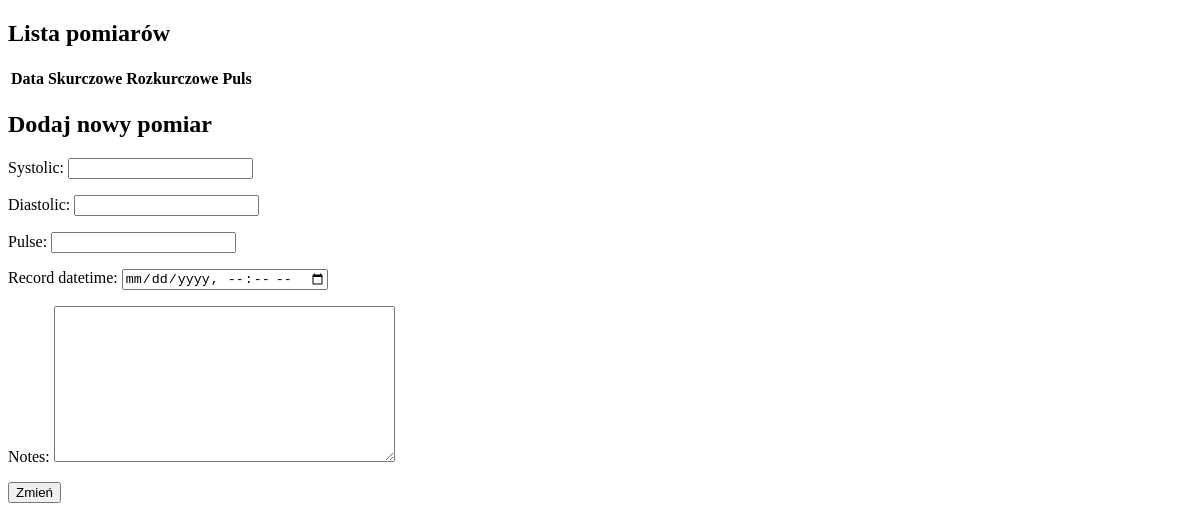
The page /bloodpressures/ (signed in) on the database as committed earlier.
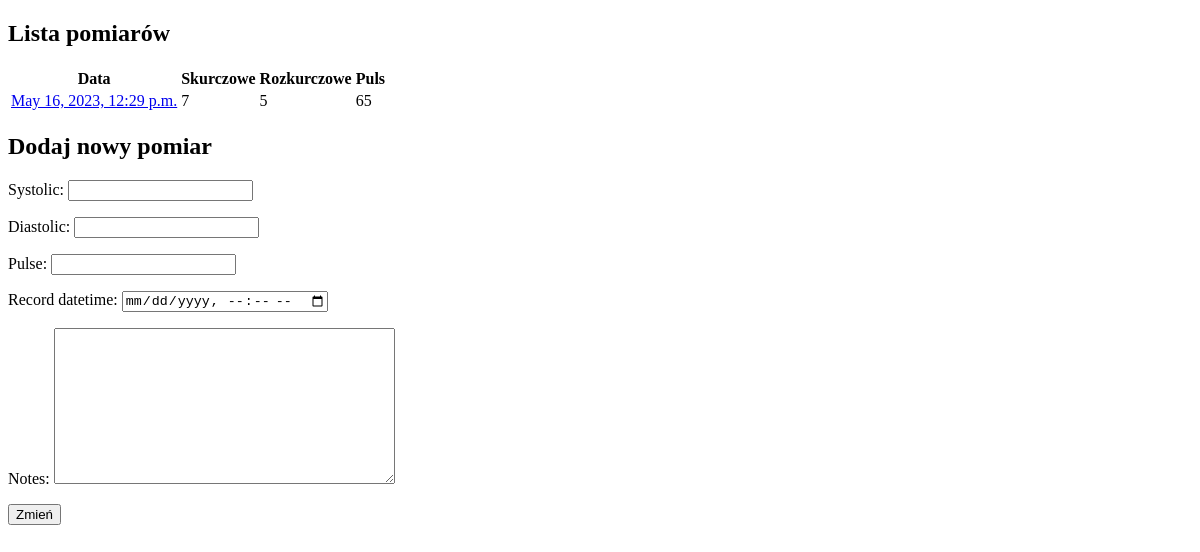
The same page on the database as committed later.
### bloodpressures/models.py (models this page shows)
class BloodPressure(models.Model):
    user = models.ForeignKey('auth.User', on_delete=models.CASCADE)
    systolic = models.PositiveSmallIntegerField()
    diastolic = models.PositiveSmallIntegerField()
    pulse = models.PositiveSmallIntegerField()
    record_datetime = models.DateTimeField()
    notes = models.TextField(null=True, blank=True)

### bloodpressures/views.py (the view, shortened to what this page needs)
# urls.py: path('', bloodpressures_list, name="list"),
@login_required
def bloodpressures_list(request):
    bloodpressures = BloodPressure.objects.filter(user=request.user)
    form = BloodPressureForm()
    return render(request, "bloodpressures/list.html", {'bloodpressures': bloodpressures, 'form': form})

### bloodpressures/forms.py
class BloodPressureForm(forms.ModelForm):
    record_datetime = forms.DateTimeField(
        widget=forms.DateTimeInput(attrs={'type': 'datetime-local', 'class': 'form-control'}))
    class Meta:
        model = BloodPressure
        exclude = ["user"]

### bloodpressures/templates/bloodpressures/list.html (shortened to what this page needs)
{% extends 'base.html' %}
{% block content %}
    <h2>Lista pomiarów</h2>
    <table>
        <tr>
            <th>Data</th>
            <th>Skurczowe</th>
            <th>Rozkurczowe</th>
            <th>Puls</th>
        </tr>
        {% for el in bloodpressures %}
            <tr>
                <td><a href="{% url 'bloodpressures:details' el.id %}">
                    {{ el.record_datetime }}</a></td>
                <td>{{ el.systolic }}</td>
                <td>{{ el.diastolic }}</td>
                <td>{{ el.pulse }}</td>
            </tr>
        {% endfor %}
    </table>
    <div>
        <h2>Dodaj nowy pomiar</h2>
        <form method="POST">
            {{ form.as_p }}
            <button type="submit">Zmień</button>
        </form>
    </div>
{% endblock %}

### templates/base.html (shortened to what this page needs)
<!DOCTYPE html>
<html lang="en">
<head>
</head>
<body>
{% block content %}
{% endblock %}
</body>
</html>

Rows that differ between the two databases and show on the page:
added BloodPressure: record_datetime "May 16, 2023, 12:29 p.m.", systolic "7", diastolic "5", pulse "65"
